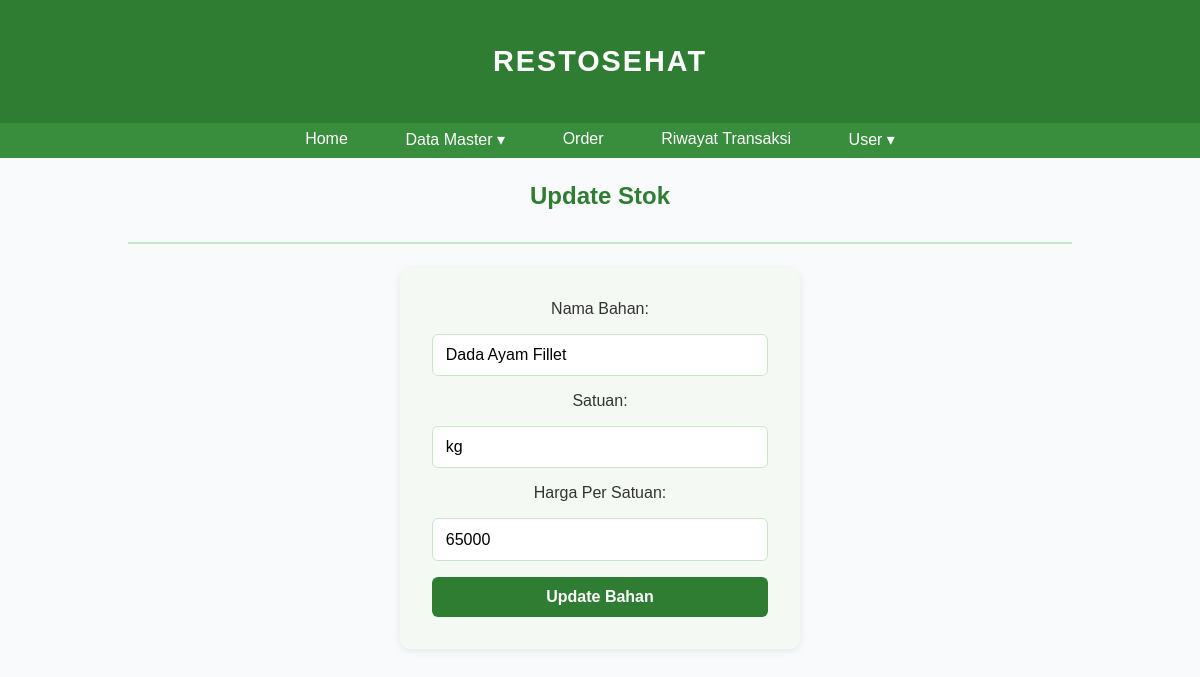
The app's page /update_bahan/BHN0001 (signed in) with its own data.
### main.py (models this page shows, shortened)
class Bahan(db.Model):
    idPrefix = 'BHN'
    id = db.Column(db.String(5), primary_key=True)
    namaBahan = db.Column(db.String(25), nullable=False)
    satuan = db.Column(db.String(8), nullable=False)
    hargaPerSatuan = db.Column(db.Integer, nullable=False)
    stocks = db.relationship('Stock', backref='bahan', lazy=True, cascade="all, delete-orphan")
    riwayat = db.relationship('Riwayat', backref='bahan', lazy=True)

### main.py (the view)
@app.route("/update_bahan/<string:id>", methods=['POST', 'GET'])
@login_required
@role_required('Staf Pembelian')
def update_bahan(id):
    bahan = Bahan.query.get_or_404(id)
    if request.method == "POST":
        bahan.namaBahan = request.form["namaBahan"]
        bahan.satuan = request.form["satuan"]
        bahan.hargaPerSatuan = int(request.form["hargaPerSatuan"])
        db.session.commit()
        return redirect("/bahan")
    return render_template("update_bahan.html", bahan=bahan)

### main.py (called while the page is built)
def role_required(*roles):
    def decorator(f):
        @wraps(f)
        def decorated_function(*args, **kwargs):
            session_role = session.get('role')
            if session_role not in roles:
                flash('Access Denied!', 'danger')
                return redirect(url_for('index'))
            return f(*args, **kwargs)
        return decorated_function
    return decorator

@login_manager.user_loader
def load_user(user_id):
    return User.query.get(user_id)

### templates/update_bahan.html (shortened to what this page needs)
{% extends 'base.html' %}
{% block body %}
<div class="content">
    <div class="head-content">
        <p>Update Stok</p>
    </div>
    <div class="main-content">
        <form method="POST">
            <label for="namaBahan">Nama Bahan:</label>
            <input type="text" name="namaBahan" value="{{ bahan.namaBahan }}" required>
            <label for="satuan">Satuan:</label>
            <input type="text" name="satuan" value="{{ bahan.satuan }}" required>
            <label for="hargaPerSatuan">Harga Per Satuan:</label>
            <input type="number" name="hargaPerSatuan" value="{{ bahan.hargaPerSatuan }}" required>
            <input type="submit" value="Update Bahan">
        </form>
    </div>
</div>
{% endblock %}

### static/main.css (style rules this page uses)
body { margin: 0; padding: 0; font-family: 'Poppins', sans-serif; background-color: #f9fafb; color: #333; }
.content { background: transparent !important; box-shadow: none !important; border-radius: 0 !important; max-width: 100% !important; width: 100% !important; padding: 2rem 4rem !important; margin: 0 auto !important; }
.head-content { text-align: center; font-size: 1.5rem; font-weight: 600; color: #2e7d32; border-bottom: 2px solid #c8e6c9; padding-bottom: 0.5rem; margin-bottom: 1.5rem; }
.main-content { display: flex; flex-direction: column; align-items: center; gap: 1.5rem; }
.main-content form { display: flex; flex-direction: column; align-items: center; gap: 1rem; background-color: #f4f9f4; padding: 2rem; border-radius: 10px; box-shadow: 0 2px 8px rgba(0, 0, 0, 0.08); width: 100%; max-width: 400px; margin: 0 auto; }
.main-content input[type="text"] { width: 100%; padding: 0.7rem 0.8rem; border: 1px solid #c8e6c9; border-radius: 6px; font-size: 1rem; transition: 0.2s ease-in-out; }
.main-content input[type="submit"] { background-color: #2e7d32; color: white; border: none; padding: 0.7rem 1.4rem; border-radius: 6px; font-weight: 600; font-size: 1rem; cursor: pointer; transition: 0.2s ease-in-out; width: 100%; }
.main-content input[type="number"] { width: 100%; padding: 0.7rem 0.8rem; border: 1px solid #c8e6c9; border-radius: 6px; font-size: 1rem; transition: 0.2s ease-in-out; }
.content { max-width: 1360px; width: min(95vw, 1360px); }
.content, .main-content, .table-container { overflow-x: visible !important; }
:root { --page-max: 1200px; }
.head-name, .navbar, .content { max-width: var(--page-max); width: min(96vw, var(--page-max)); margin-left: auto; margin-right: auto; }
.content { padding-inline: clamp(16px, 2vw, 32px); }
*, *::before, *::after { box-sizing: border-box; }
html, body { width: 100%; overflow-x: hidden; }
:root { --page-max: 1280px; }
.head-name, .navbar, .content { max-width: var(--page-max); width: min(96vw, var(--page-max)); margin: 0 auto; }
body { overflow-x: hidden; }
html, body { overflow-x: hidden; }
html, body { margin: 0 !important; padding: 0 !important; overflow-x: hidden; background-color: #f9fafb; }
.content, .container, main { margin-top: 0 !important; padding-top: 0 !important; }

### records on screen
Bahan: namaBahan "Dada Ayam Fillet", satuan "kg", hargaPerSatuan "65000"
